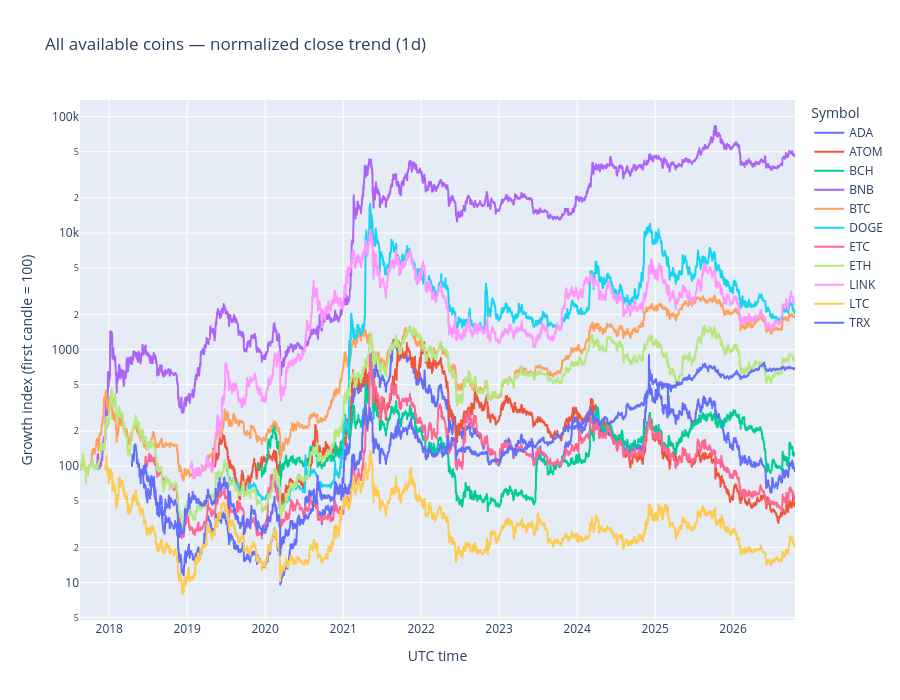

Notebook source saved alongside this figure:
### Markdown cell above
## 4. Trend của toàn bộ coin

Mỗi coin được rebased về `100` tại candle đầu tiên của chính nó, nên đây là mức tăng/giảm tương đối. Trục log giúp so sánh coin tăng nhiều lần. Plotly hỗ trợ zoom, pan và bật/tắt từng coin trong legend.

### Code cell
close_panel = ohlcv.pivot(index="open_time", columns="symbol", values="close_price").sort_index()

def rebase_to_100(series):
    valid = series.dropna()
    return series if valid.empty else series / valid.iloc[0] * 100.0

normalized_close = close_panel.apply(rebase_to_100)
trend_long = normalized_close.rename_axis("open_time").reset_index().melt(
    id_vars="open_time", var_name="symbol", value_name="index_100"
).dropna()
trend_figure = px.line(
    trend_long, x="open_time", y="index_100", color="symbol",
    title=f"All available coins — normalized close trend ({INTERVAL})",
    labels={"open_time": "UTC time", "index_100": "Growth index (first candle = 100)"},
)
trend_figure.update_yaxes(type="log" if USE_LOG_PRICE_SCALE else "linear")
trend_figure.update_layout(height=700, hovermode="x unified", legend_title_text="Symbol")
trend_figure.show()

### Figure 1 — Plotly figure (JSON) as saved in the notebook; plotly's stock layout.template omitted (floating-point values rounded to 4 significant figures; data arrays with more than 128 entries replaced by an {"elided": "..."} marker saying what was removed)
{"data": [{"hovertemplate": "symbol=ADA<br>UTC time=%{x}<br>Growth index (first candle = 100)=%{y}<extra></extra>", "legendgroup": "ADA", "line": {"color": "#636efa", "dash": "solid"}, "marker": {"symbol": "circle"}, "mode": "lines", "name": "ADA", "showlegend": true, "type": "scattergl", "x": {"elided": "3107 str values"}, "xaxis": "x", "y": {"elided": "3107 float values"}, "yaxis": "y"}, {"hovertemplate": "symbol=ATOM<br>UTC time=%{x}<br>Growth index (first candle = 100)=%{y}<extra></extra>", "legendgroup": "ATOM", "line": {"color": "#EF553B", "dash": "solid"}, "marker": {"symbol": "circle"}, "mode": "lines", "name": "ATOM", "showlegend": true, "type": "scattergl", "x": {"elided": "2730 str values"}, "xaxis": "x", "y": {"elided": "2730 float values"}, "yaxis": "y"}, {"hovertemplate": "symbol=BCH<br>UTC time=%{x}<br>Growth index (first candle = 100)=%{y}<extra></extra>", "legendgroup": "BCH", "line": {"color": "#00cc96", "dash": "solid"}, "marker": {"symbol": "circle"}, "mode": "lines", "name": "BCH", "showlegend": true, "type": "scattergl", "x": {"elided": "2517 str values"}, "xaxis": "x", "y": {"elided": "2517 float values"}, "yaxis": "y"}, {"hovertemplate": "symbol=BNB<br>UTC time=%{x}<br>Growth index (first candle = 100)=%{y}<extra></extra>", "legendgroup": "BNB", "line": {"color": "#ab63fa", "dash": "solid"}, "marker": {"symbol": "circle"}, "mode": "lines", "name": "BNB", "showlegend": true, "type": "scattergl", "x": {"elided": "3269 str values"}, "xaxis": "x", "y": {"elided": "3269 float values"}, "yaxis": "y"}, {"hovertemplate": "symbol=BTC<br>UTC time=%{x}<br>Growth index (first candle = 100)=%{y}<extra></extra>", "legendgroup": "BTC", "line": {"color": "#FFA15A", "dash": "solid"}, "marker": {"symbol": "circle"}, "mode": "lines", "name": "BTC", "showlegend": true, "type": "scattergl", "x": {"elided": "3350 str values"}, "xaxis": "x", "y": {"elided": "3350 float values"}, "yaxis": "y"}, {"hovertemplate": "symbol=DOGE<br>UTC time=%{x}<br>Growth index (first candle = 100)=%{y}<extra></extra>", "legendgroup": "DOGE", "line": {"color": "#19d3f3", "dash": "solid"}, "marker": {"symbol": "circle"}, "mode": "lines", "name": "DOGE", "showlegend": true, "type": "scattergl", "x": {"elided": "2663 str values"}, "xaxis": "x", "y": {"elided": "2663 float values"}, "yaxis": "y"}, {"hovertemplate": "symbol=ETC<br>UTC time=%{x}<br>Growth index (first candle = 100)=%{y}<extra></extra>", "legendgroup": "ETC", "line": {"color": "#FF6692", "dash": "solid"}, "marker": {"symbol": "circle"}, "mode": "lines", "name": "ETC", "showlegend": true, "type": "scattergl", "x": {"elided": "3051 str values"}, "xaxis": "x", "y": {"elided": "3051 float values"}, "yaxis": "y"}, {"hovertemplate": "symbol=ETH<br>UTC time=%{x}<br>Growth index (first candle = 100)=%{y}<extra></extra>", "legendgroup": "ETH", "line": {"color": "#B6E880", "dash": "solid"}, "marker": {"symbol": "circle"}, "mode": "lines", "name": "ETH", "showlegend": true, "type": "scattergl", "x": {"elided": "3350 str values"}, "xaxis": "x", "y": {"elided": "3350 float values"}, "yaxis": "y"}, {"hovertemplate": "symbol=LINK<br>UTC time=%{x}<br>Growth index (first candle = 100)=%{y}<extra></extra>", "legendgroup": "LINK", "line": {"color": "#FF97FF", "dash": "solid"}, "marker": {"symbol": "circle"}, "mode": "lines", "name": "LINK", "showlegend": true, "type": "scattergl", "x": {"elided": "2833 str values"}, "xaxis": "x", "y": {"elided": "2833 float values"}, "yaxis": "y"}, {"hovertemplate": "symbol=LTC<br>UTC time=%{x}<br>Growth index (first candle = 100)=%{y}<extra></extra>", "legendgroup": "LTC", "line": {"color": "#FECB52", "dash": "solid"}, "marker": {"symbol": "circle"}, "mode": "lines", "name": "LTC", "showlegend": true, "type": "scattergl", "x": {"elided": "3232 str values"}, "xaxis": "x", "y": {"elided": "3232 float values"}, "yaxis": "y"}, {"hovertemplate": "symbol=TRX<br>UTC time=%{x}<br>Growth index (first candle = 100)=%{y}<extra></extra>", "legendgroup": "TRX", "line": {"color": "#636efa", "dash": "solid"}, "marker": {"symbol": "circle"}, "mode": "lines", "name": "TRX", "showlegend": true, "type": "scattergl", "x": {"elided": "3052 str values"}, "xaxis": "x", "y": {"elided": "3052 float values"}, "yaxis": "y"}], "layout": {"height": 700, "hovermode": "x unified", "legend": {"title": {"text": "Symbol"}, "tracegroupgap": 0}, "title": {"text": "All available coins — normalized close trend (1d)"}, "xaxis": {"anchor": "y", "domain": [0, 1], "title": {"text": "UTC time"}}, "yaxis": {"anchor": "x", "domain": [0, 1], "title": {"text": "Growth index (first candle = 100)"}, "type": "log"}}}
